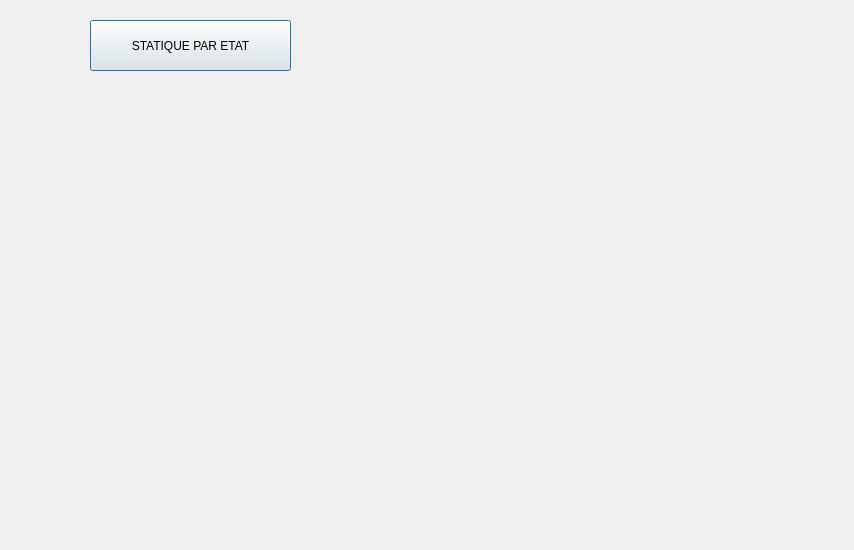
<?xml version="1.0" encoding="UTF-8"?>
<ui version="4.0">
 <class>statistique</class>
 <widget class="QDialog" name="statistique">
  <property name="geometry">
   <rect>
    <x>0</x>
    <y>0</y>
    <width>854</width>
    <height>550</height>
   </rect>
  </property>
  <property name="windowTitle">
   <string>Dialog</string>
  </property>
  <widget class="QCustomPlot" name="widget" native="true">
   <property name="geometry">
    <rect>
     <x>90</x>
     <y>90</y>
     <width>681</width>
     <height>421</height>
    </rect>
   </property>
  </widget>
  <widget class="QPushButton" name="pushButton_2">
   <property name="geometry">
    <rect>
     <x>90</x>
     <y>20</y>
     <width>201</width>
     <height>51</height>
    </rect>
   </property>
   <property name="text">
    <string>STATIQUE PAR ETAT</string>
   </property>
  </widget>
 </widget>
 <customwidgets>
  <customwidget>
   <class>QCustomPlot</class>
   <extends>QWidget</extends>
   <header location="global">qcustomplot.h</header>
   <container>1</container>
  </customwidget>
 </customwidgets>
 <resources/>
 <connections/>
</ui>
